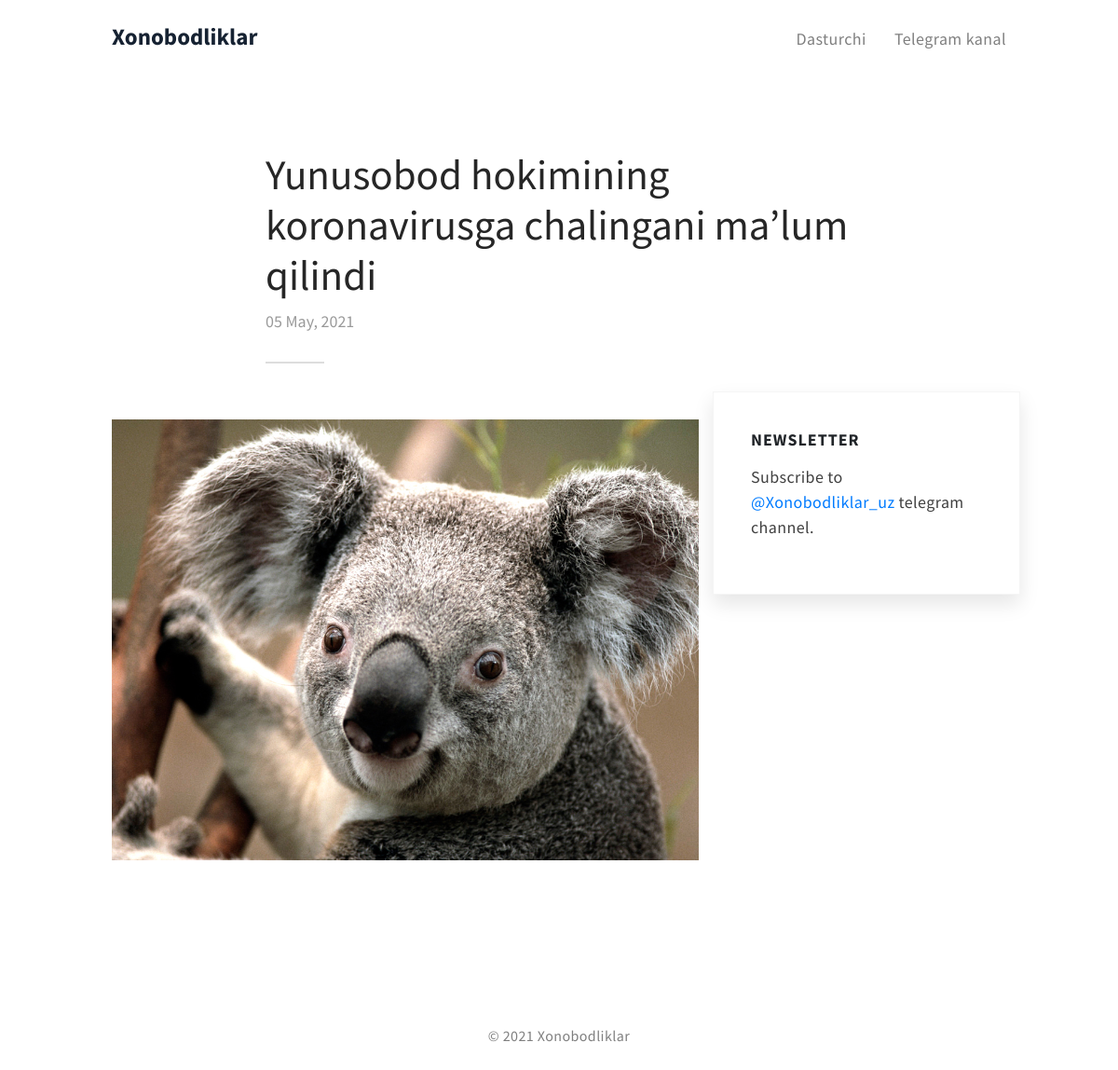
Page /2/ on the committed database.
### yangiliklar/models.py (models this page shows, shortened)
class Yangilik(models.Model):
    title = models.CharField(max_length=255)
    img = models.ImageField(verbose_name="Rasm",upload_to="media")
    qisqa = tinymce_models.HTMLField()
    body = tinymce_models.HTMLField()
    date = models.DateTimeField(auto_now_add=True)
    class Meta:
        ordering = ['-id']

### yangiliklar/views.py (the view)
# urls.py: path('<int:pk>/', ArticleDetailView.as_view(), name='article_detail')
class ArticleDetailView(DetailView):
    model = Yangilik
    template_name = 'article_detail.html'

### templates/article_detail.html (shortened to what this page needs)
{% extends 'base.html' %}
{% load static %}
{% block content %}
<section class="flex align-items-center">
    <div class="container">
      <div class="row article-wrapper justify-center align-top">
        <div class="article-header col-md-8">
          <h1 class="title">{{ object.title }}</h1>
          <div class="date">
            <span>{{ object.date|date:"d F, Y " }}</span>
          </div>
        </div>
        <article class="content col-md-8 col-12">
            <figure><div class="figure_wrapper"><img src="{{object.img.url}}"></div></figure>
        </article>
{% endblock content %}

### static/assets/css/flexgridcombo.css (style rules this page uses)
.flex { display: flex; flex-wrap: wrap; }
.flex .col-12 { flex-basis: 100%; max-width: 100%; }
@media (min-width: 768px) { .flex .col-md-8 { flex-basis: 66.66666666666667%; max-width: 66.66666666666667%; } }
.justify-center { justify-content: center; }
.align-top { align-items: flex-start; }

### static/assets/css/style.css (style rules this page uses)
* { margin: 0; padding: 0; }
html { font-size: 16px; }
.flex > div { box-sizing: border-box; }
html { font-size: 18px; }
body { font-family: 'Source Sans Pro', sans-serif; font-weight: 400; }
.container { box-sizing: border-box; max-width: 1040px; padding: 0 40px; }
section { box-sizing: border-box; }
.title { color: rgba(0,0,0,0.85); }
.date { color: rgba(0,0,0,0.4); }
header + section:not(#home) { padding-top: 80px; }
.article-wrapper { padding: 80px 0; }
.article-header { margin-bottom: 30px; position: relative; }
.article-header:after { content: ''; height: 2px; background: #ddd; width: 10%; display: block; margin-top: 30px; }
article { margin-bottom: 50px; }
.article-wrapper .content img, .article-wrapper .content video, .article-wrapper .content iframe, .article-wrapper .content .iframe_wrap { max-width: 100%; vertical-align: top; }
.article-wrapper .content figure { margin: 0 0 16px; padding: 0; text-align: center; position: relative; }
.article-wrapper .content .figure_wrapper { position: relative; }
.article-wrapper .content .figure_wrapper img, .article-wrapper .content .figure_wrapper video { opacity: 1; transition: opacity .15s ease; max-height: 690px; }

### rows in the picture
Yangilik: title "Yunusobod hokimining koronavirusga chalingani ma’lum qilindi", date "05 May, 2021", img (picture)
